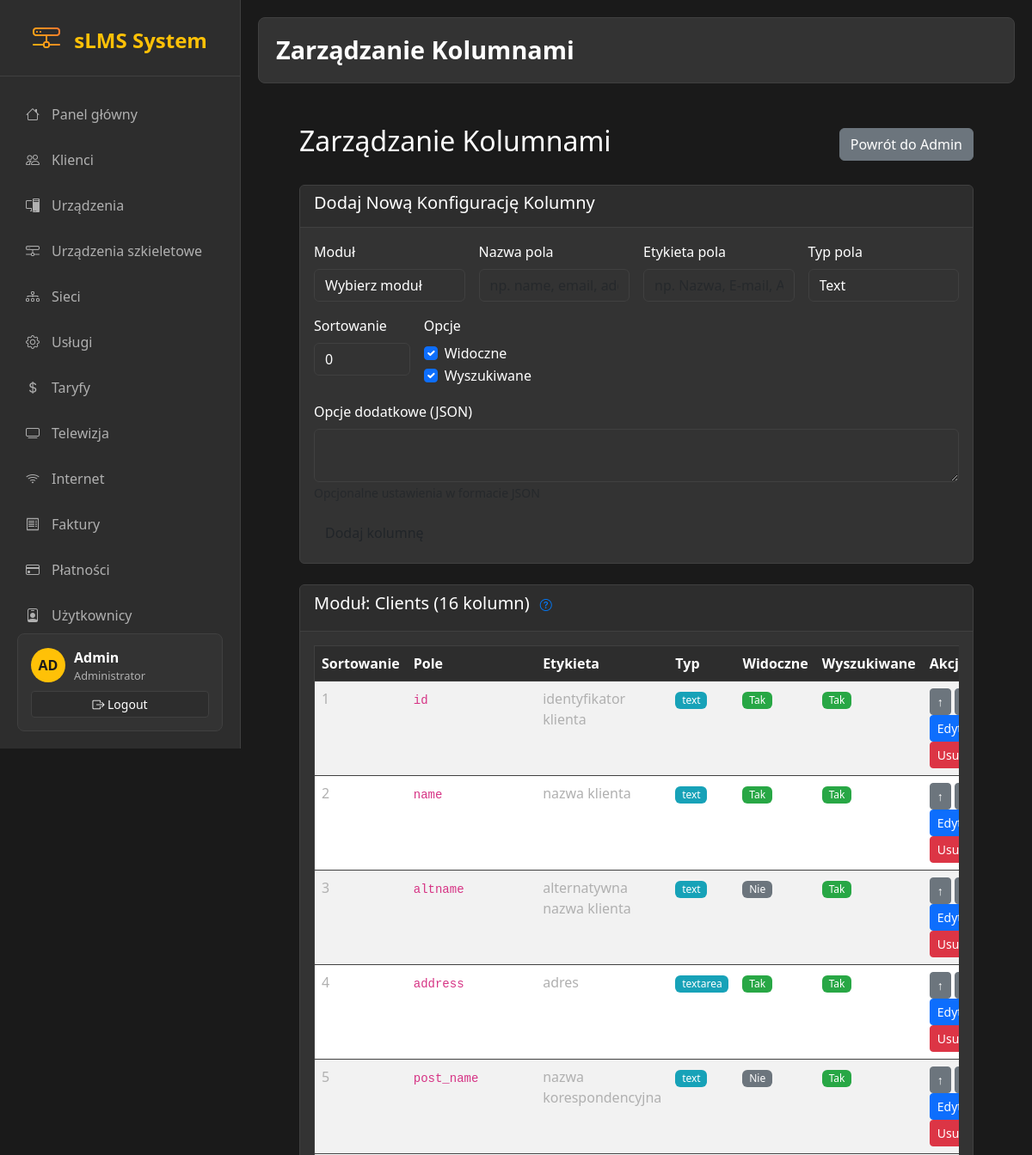
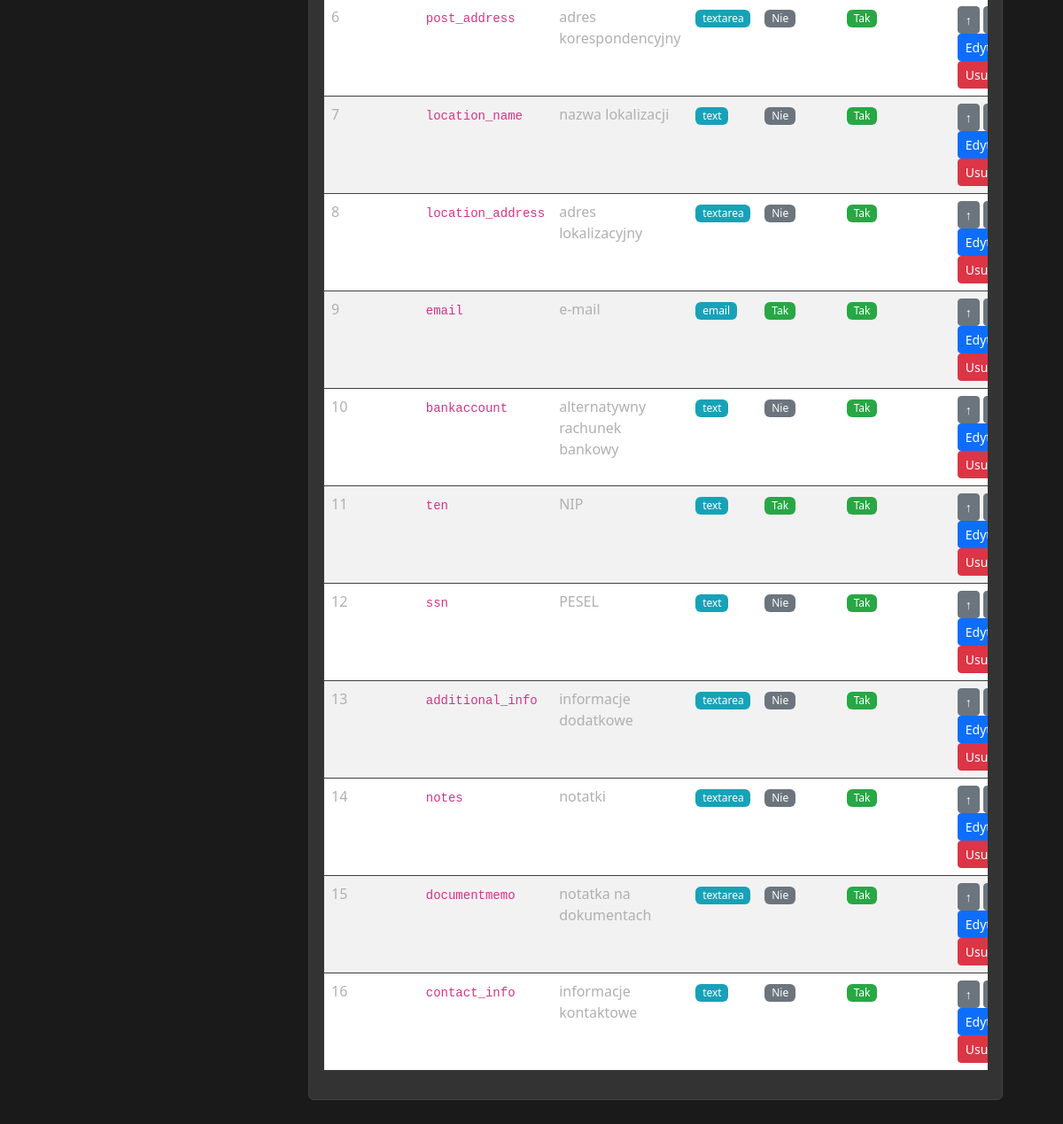
Screenshot of /modules/column_config.php with the database file from the repository (2 pictures, top to bottom).
### tables this page shows
CREATE TABLE `menu_items` (
  `id` int(11) NOT NULL AUTO_INCREMENT,
  `label` varchar(100) NOT NULL,
  `url` varchar(255) DEFAULT NULL,
  `icon` varchar(50) DEFAULT 'bi-circle',
  `type` enum('link','script') DEFAULT 'link',
  `script` text DEFAULT NULL,
  `parent_id` int(11) DEFAULT NULL,
  `position` int(11) DEFAULT 0,
  `enabled` tinyint(1) DEFAULT 1,
  `options` text DEFAULT NULL,
  PRIMARY KEY (`id`),
  KEY `idx_menu_position` (`position`),
  KEY `idx_menu_enabled` (`enabled`),
  KEY `idx_menu_parent` (`parent_id`),
  CONSTRAINT `menu_items_ibfk_1` FOREIGN KEY (`parent_id`) REFERENCES `menu_items` (`id`) ON DELETE CASCADE
);

CREATE TABLE `column_configs` (
  `id` int(11) NOT NULL AUTO_INCREMENT,
  `module_name` varchar(50) NOT NULL,
  `field_name` varchar(100) NOT NULL,
  `field_label` varchar(255) NOT NULL,
  `field_type` varchar(50) NOT NULL DEFAULT 'text',
  `is_visible` tinyint(1) DEFAULT 1,
  `is_searchable` tinyint(1) DEFAULT 1,
  `sort_order` int(11) DEFAULT 0,
  `options` text DEFAULT NULL,
  `created_at` timestamp NULL DEFAULT current_timestamp(),
  `updated_at` timestamp NULL DEFAULT current_timestamp() ON UPDATE current_timestamp(),
  PRIMARY KEY (`id`),
  UNIQUE KEY `unique_module_field` (`module_name`,`field_name`),
  KEY `idx_module_name` (`module_name`),
  KEY `idx_sort_order` (`sort_order`)
);

### config.php (called while the page is built, shortened)
<?php
function base_url($path = '') {
    if (isset($_SERVER['SCRIPT_NAME']) && $_SERVER['SCRIPT_NAME'] !== 'Standard input code') {
        $script_path = $_SERVER['SCRIPT_NAME'];
        $root_dir = '';
        if (strpos($script_path, '/modules/') !== false || strpos($script_path, 'modules/') !== false) {
            $root_dir = dirname(dirname($script_path));
        } else {
            $root_dir = dirname($script_path);
        }
        $root_dir = rtrim($root_dir, '/');
        return $root_dir . '/' . ltrim($path, '/');
    } else {
        return '/' . ltrim($path, '/');
    }
}
?>

### modules/helpers/database_helper.php (called while the page is built, shortened)
<?php
require_once __DIR__ . '/../../config.php';
function get_menu_items_from_database() {
    try {
        $pdo = get_pdo();
        $stmt = $pdo->prepare("
            SELECT id, label, url, icon, type, parent_id, position, enabled, options
            FROM menu_items
            WHERE enabled = 1
            ORDER BY position ASC, id ASC
        ");
        $stmt->execute();
        $all_items = $stmt->fetchAll(PDO::FETCH_ASSOC);
        $menu_tree = [];
        $children = [];
        foreach ($all_items as $item) {
            if ($item['parent_id'] === null || $item['parent_id'] == 0) {
                $menu_tree[] = $item;
            } else {
                $children[$item['parent_id']][] = $item;
            }
        }
        return $menu_tree;
    } catch (PDOException $e) {
        error_log("Error fetching menu items: " . $e->getMessage());
        return [];
    }
}
?>

### modules/helpers/auth_helper.php (called while the page is built, shortened)
<?php
function is_logged_in() {
    return isset($_SESSION['user_id']) && !empty($_SESSION['user_id']);
}
function get_current_user_info() {
    if (!is_logged_in()) {
        return null;
    }
}
?>

### modules/column_config.php (the view, shortened to what this page needs)
<?php
require_once __DIR__ . '/../config.php';
$pageTitle = 'Zarządzanie Kolumnami';
$pdo = get_pdo();
$stmt = $pdo->query("SELECT * FROM column_configs ORDER BY module_name, sort_order ASC");
$configs = $stmt->fetchAll(PDO::FETCH_ASSOC);
$modules = [];
foreach ($configs as $config) {
    $modules[$config['module_name']][] = $config;
}
$edit_config = null;
$field_types = ['text', 'textarea', 'email', 'number', 'date', 'select', 'checkbox', 'radio'];
?>
<div class="container">
  <div class="lms-card p-4 mt-4">
    <div class="d-flex justify-content-between align-items-center mb-4">
      <h2 class="lms-accent">Zarządzanie Kolumnami</h2>
      <a href="<?= base_url('admin_menu.php') ?>" class="btn btn-secondary">Powrót do Admin</a>
    </div>
    <div class="card mb-4">
      <div class="card-header">
        <h5><?= $edit_config ? 'Edytuj Konfigurację Kolumny' : 'Dodaj Nową Konfigurację Kolumny' ?></h5>
      </div>
      <div class="card-body">
        <form method="post" class="row g-3">
          <div class="col-md-3">
            <label class="form-label">Moduł</label>
            <select name="module_name" class="form-select" required>
              <option value="">Wybierz moduł</option>
            </select>
          </div>
          <div class="col-md-3">
            <label class="form-label">Nazwa pola</label>
            <input type="text" name="field_name" class="form-control" required
                   value="<?= htmlspecialchars($edit_config['field_name'] ?? '') ?>"
                   placeholder="np. name, email, address">
          </div>
          <div class="col-md-3">
            <label class="form-label">Etykieta pola</label>
            <input type="text" name="field_label" class="form-control" required
                   value="<?= htmlspecialchars($edit_config['field_label'] ?? '') ?>"
                   placeholder="np. Nazwa, E-mail, Adres">
          </div>
          <div class="col-md-3">
            <label class="form-label">Typ pola</label>
            <select name="field_type" class="form-select" required>
              <?php foreach ($field_types as $type): ?>
                <option value="<?= $type ?>" <?= ($edit_config['field_type'] ?? '') === $type ? 'selected' : '' ?>>
                  <?= ucfirst($type) ?>
                </option>
              <?php endforeach; ?>
            </select>
          </div>
          <div class="col-md-2">
            <label class="form-label">Sortowanie</label>
            <input type="number" name="sort_order" class="form-control"
                   value="<?= $edit_config['sort_order'] ?? 0 ?>" min="0">
          </div>
          <div class="col-md-2">
            <label class="form-label">Opcje</label>
            <div class="form-check">
              <input type="checkbox" name="is_visible" class="form-check-input"
                     <?= ($edit_config['is_visible'] ?? 1) ? 'checked' : '' ?>>
              <label class="form-check-label">Widoczne</label>
            </div>
            <div class="form-check">
              <input type="checkbox" name="is_searchable" class="form-check-input"
                     <?= ($edit_config['is_searchable'] ?? 1) ? 'checked' : '' ?>>
              <label class="form-check-label">Wyszukiwane</label>
            </div>
          </div>
          <div class="col-md-12">
            <label class="form-label">Opcje dodatkowe (JSON)</label>
            <textarea name="options" class="form-control" rows="2"
                      placeholder='{"placeholder": "Wprowadź tekst", "validation": "required"}'>
              <?= htmlspecialchars($edit_config['options'] ?? '') ?>
            </textarea>
            <small class="text-muted">Opcjonalne ustawienia w formacie JSON</small>
          </div>
          <div class="col-12">
            <button type="submit" class="btn lms-btn-accent">
            </button>
          </div>
        </form>
      </div>
    </div>
    <?php foreach ($modules as $module_name => $module_configs): ?>
      <div class="card mb-4">
        <div class="card-header">
          <h5>Moduł: <?= ucfirst($module_name) ?> (<?= count($module_configs) ?> kolumn)</h5>
        </div>
        <div class="card-body">
          <div class="table-responsive">
            <table class="table table-striped">
              <thead>
                <tr>
                  <th>Sortowanie</th>
                  <th>Pole</th>
                  <th>Etykieta</th>
                  <th>Typ</th>
                  <th>Widoczne</th>
                  <th>Wyszukiwane</th>
                  <th>Akcje</th>
                </tr>
              </thead>
              <tbody>
                <?php foreach ($module_configs as $config): ?>
                  <tr>
                    <td><?= $config['sort_order'] ?></td>
                    <td><code><?= htmlspecialchars($config['field_name']) ?></code></td>
                    <td><?= htmlspecialchars($config['field_label']) ?></td>
                    <td><span class="badge bg-info"><?= htmlspecialchars($config['field_type']) ?></span></td>
                    <td>
                      <?php if ($config['is_visible']): ?>
                        <span class="badge bg-success">Tak</span>
                      <?php else: ?>
                        <span class="badge bg-secondary">Nie</span>
                      <?php endif; ?>
                    </td>
                    <td>
                      <?php if ($config['is_searchable']): ?>
                        <span class="badge bg-success">Tak</span>
                      <?php else: ?>
                        <span class="badge bg-secondary">Nie</span>
                      <?php endif; ?>
                    </td>
                    <td>
                      <a href="?action=moveup&id=<?= $config['id'] ?>" class="btn btn-sm btn-secondary">↑</a>
                      <a href="?action=movedown&id=<?= $config['id'] ?>" class="btn btn-sm btn-secondary">↓</a>
                      <a href="?action=editform&id=<?= $config['id'] ?>" class="btn btn-sm btn-primary">Edytuj</a>
                      <a href="?action=delete&id=<?= $config['id'] ?>" class="btn btn-sm btn-danger"
                         onclick="return confirm('Usunąć tę konfigurację kolumny?')">Usuń</a>
                    </td>
                  </tr>
                <?php endforeach; ?>
              </tbody>
            </table>
          </div>
        </div>
      </div>
    <?php endforeach; ?>
  </div>
</div>
<?php
$content = ob_get_clean();
include __DIR__ . '/../partials/layout.php';
?>

### partials/layout.php (shortened to what this page needs)
<?php
require_once __DIR__ . '/../config.php';
require_once __DIR__ . '/../modules/helpers/database_helper.php';
require_once __DIR__ . '/../modules/helpers/auth_helper.php';
?>
<!DOCTYPE html>
<html lang="pl">
<head>
  <link href="https://cdn.jsdelivr.net/npm/bootstrap@5.3.0/dist/css/bootstrap.min.css" rel="stylesheet">
  <link href="https://cdn.jsdelivr.net/npm/bootstrap-icons@1.10.0/font/bootstrap-icons.css" rel="stylesheet">
  <link href="<?= base_url('assets/style.css') ?>" rel="stylesheet">
  <link href="<?= base_url('assets/tooltip-system.css') ?>" rel="stylesheet">
</head>
<body>
  <nav class="dark-sidebar">
    <div class="logo-section">
      <a href="<?= base_url('index.php') ?>" class="logo">
        <i class="bi bi-hdd-network logo-icon"></i>
        sLMS System
      </a>
    </div>
    <div class="nav-menu">
      <?php
      $menu_items = get_menu_items_from_database();
      if (!empty($menu_items)) {
        foreach ($menu_items as $item) {
          $has_children = !empty($item['children']);
          $is_active = false;
          $item_id = 'menu-' . $item['id'];
          echo '<div class="nav-item">';
          if ($has_children) {
            echo '<a class="nav-link ' . ($is_active ? 'active' : '') . '" href="#" onclick="toggleSubmenu(\'' . $item_id . '\')">';
            echo '<i class="bi ' . ($item['icon'] ?? 'bi-circle') . '"></i>';
            echo htmlspecialchars($item['label']);
            echo '<i class="bi bi-chevron-down ms-auto" id="chevron-' . $item_id . '"></i>';
          echo '</a>';
            echo '<div class="submenu" id="' . $item_id . '" style="display: none;">';
            foreach ($item['children'] as $child) {
              $child_active = (strpos($_SERVER['PHP_SELF'], $child['url']) !== false) ? 'active' : '';
              $icon = $child['icon'] ?? 'bi-circle';
              echo '<a class="nav-link ' . $child_active . '" href="' . base_url($child['url']) . '">';
              echo '<i class="bi ' . $icon . '"></i>';
              echo htmlspecialchars($child['label']);
              echo '</a>';
            }
            echo '</div>';
          } else {
            echo '<a class="nav-link ' . ($is_active ? 'active' : '') . '" href="' . base_url($item['url']) . '">';
            echo '<i class="bi ' . ($item['icon'] ?? 'bi-circle') . '"></i>';
            echo htmlspecialchars($item['label']);
            echo '</a>';
          }
          echo '</div>';
        }
      }
      ?>
    </div>
    <div class="user-profile">
      <div class="d-flex align-items-center">
        <div class="user-avatar">
          <?php
          $user_info = get_current_user_info();
          $initials = substr($user_info['username'] ?? 'AD', 0, 2);
          echo strtoupper($initials);
          ?>
        </div>
        <div class="user-info">
          <p class="user-name"><?= htmlspecialchars($user_info['username'] ?? 'Admin') ?></p>
          <p class="user-role"><?= htmlspecialchars($user_info['role'] ?? 'Administrator') ?></p>
        </div>
      </div>
      <div class="mt-2">
        <a href="<?= base_url('modules/logout.php') ?>" class="btn btn-sm btn-dark-custom w-100">
          <i class="bi bi-box-arrow-right"></i> Logout
        </a>
      </div>
    </div>
  </nav>
  <main class="dark-main-content">
    <div class="page-header">
      <h1><?= htmlspecialchars($pageTitle ?? 'sLMS Dashboard') ?></h1>
    </div>
    <div class="container-fluid mt-4">
        <?php if (!empty($content)): ?>
            <?= $content ?>
        <?php else: ?>
            <div class="alert alert-info">No content to display. Please check if the module is correctly generating content.</div>
        <?php endif; ?>
    </div>
  </main>
</body>
</html>

### rows the page displays
menu_items: label "Panel główny"
menu_items: label "Klienci"
menu_items: label "Urządzenia"
menu_items: label "Urządzenia szkieletowe"
menu_items: label "Sieci"
menu_items: label "Usługi"
menu_items: label "Taryfy"
menu_items: label "Telewizja"
menu_items: label "Internet"
menu_items: label "Faktury"
menu_items: label "Płatności"
menu_items: label "Użytkownicy"
column_configs: sort_order "1", field_name "id", field_label "identyfikator klienta", field_type "text", is_visible "Tak", is_searchable "Tak"
column_configs: sort_order "2", field_name "name", field_label "nazwa klienta", field_type "text", is_visible "Tak", is_searchable "Tak"
column_configs: sort_order "3", field_name "altname", field_label "alternatywna nazwa klienta", field_type "text", is_visible "Nie", is_searchable "Tak"
column_configs: sort_order "4", field_name "address", field_label "adres", field_type "textarea", is_visible "Tak", is_searchable "Tak"
column_configs: sort_order "5", field_name "post_name", field_label "nazwa korespondencyjna", field_type "text", is_visible "Nie", is_searchable "Tak"
column_configs: sort_order "6", field_name "post_address", field_label "adres korespondencyjny", field_type "textarea", is_visible "Nie", is_searchable "Tak"
column_configs: sort_order "7", field_name "location_name", field_label "nazwa lokalizacji", field_type "text", is_visible "Nie", is_searchable "Tak"
column_configs: sort_order "8", field_name "location_address", field_label "adres lokalizacyjny", field_type "textarea", is_visible "Nie", is_searchable "Tak"
column_configs: sort_order "9", field_name "email", field_label "e-mail", field_type "email", is_visible "Tak", is_searchable "Tak"
column_configs: sort_order "10", field_name "bankaccount", field_label "alternatywny rachunek bankowy", field_type "text", is_visible "Nie", is_searchable "Tak"
column_configs: sort_order "11", field_name "ten", field_label "NIP", field_type "text", is_visible "Tak", is_searchable "Tak"
column_configs: sort_order "12", field_name "ssn", field_label "PESEL", field_type "text", is_visible "Nie", is_searchable "Tak"
column_configs: sort_order "13", field_name "additional_info", field_label "informacje dodatkowe", field_type "textarea", is_visible "Nie", is_searchable "Tak"
column_configs: sort_order "14", field_name "notes", field_label "notatki", field_type "textarea", is_visible "Nie", is_searchable "Tak"
column_configs: sort_order "15", field_name "documentmemo", field_label "notatka na dokumentach", field_type "textarea", is_visible "Nie", is_searchable "Tak"
column_configs: sort_order "16", field_name "contact_info", field_label "informacje kontaktowe", field_type "text", is_visible "Nie", is_searchable "Tak"

### other values shown
$initials "AD"
$user_info['username'] "Admin"
$user_info['role'] "Administrator"
$pageTitle "Zarządzanie Kolumnami"
$module_name "Clients"
count($module_configs) "16"
form field field_type "Text"
